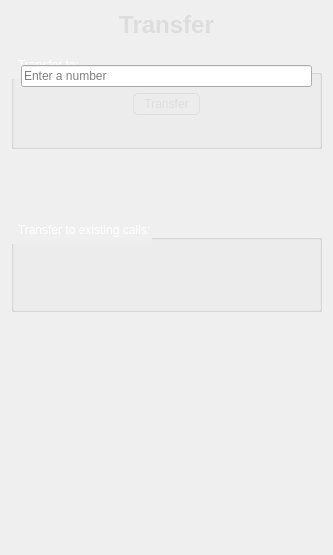
<?xml version="1.0" encoding="UTF-8"?>
<ui version="4.0">
 <class>Transfer</class>
 <widget class="QWidget" name="Transfer">
  <property name="geometry">
   <rect>
    <x>0</x>
    <y>0</y>
    <width>333</width>
    <height>555</height>
   </rect>
  </property>
  <layout class="QVBoxLayout" name="verticalLayout">
   <item>
    <widget class="QLabel" name="m_pTitleL">
     <property name="styleSheet">
      <string notr="true">color:#dddddd;</string>
     </property>
     <property name="text">
      <string>&lt;html&gt;&lt;head/&gt;&lt;body&gt;&lt;p align=&quot;center&quot;&gt;&lt;span style=&quot; font-size:xx-large; font-weight:600;&quot;&gt;Transfer&lt;/span&gt;&lt;/p&gt;&lt;/body&gt;&lt;/html&gt;</string>
     </property>
    </widget>
   </item>
   <item>
    <spacer name="verticalSpacer_2">
     <property name="orientation">
      <enum>Qt::Vertical</enum>
     </property>
     <property name="sizeType">
      <enum>QSizePolicy::Fixed</enum>
     </property>
     <property name="sizeHint" stdset="0">
      <size>
       <width>20</width>
       <height>10</height>
      </size>
     </property>
    </spacer>
   </item>
   <item>
    <widget class="QGroupBox" name="m_pTransferGB">
     <property name="minimumSize">
      <size>
       <width>0</width>
       <height>100</height>
      </size>
     </property>
     <property name="styleSheet">
      <string notr="true">QGroupBox::title { 
      font-weight:900;
      padding-left:5px;
      padding-top:3px;
      padding-bottom:7px;
      color:white;
      text-align:left;
      text-decoration:underline;
   }
   
   QGroupBox { 
      margin-bottom:40px;
      padding-top;75px;
      min-height:90px;
   }</string>
     </property>
     <property name="title">
      <string>Transfer to:</string>
     </property>
     <layout class="QGridLayout" name="gridLayout">
      <item row="1" column="0">
       <spacer name="horizontalSpacer">
        <property name="orientation">
         <enum>Qt::Horizontal</enum>
        </property>
        <property name="sizeHint" stdset="0">
         <size>
          <width>103</width>
          <height>20</height>
         </size>
        </property>
       </spacer>
      </item>
      <item row="1" column="1">
       <widget class="QPushButton" name="m_pTransferB">
        <property name="styleSheet">
         <string notr="true">QPushButton {
      border-style:solid;
      color:#dddddd;
      border-width:1px;
      border-radius:5;
      border-color:#dddddd;
      padding-top:3px;
      padding-bottom:3px;
      padding-left:10px;
      padding-right:10px;
      margin-left:10px;
      margin-right:10px;
   }
   
   QPushButton:hover {
      background-color:white;
      color:#333333;
   }</string>
        </property>
        <property name="text">
         <string>Transfer</string>
        </property>
       </widget>
      </item>
      <item row="1" column="2">
       <spacer name="horizontalSpacer_2">
        <property name="orientation">
         <enum>Qt::Horizontal</enum>
        </property>
        <property name="sizeHint" stdset="0">
         <size>
          <width>103</width>
          <height>20</height>
         </size>
        </property>
       </spacer>
      </item>
      <item row="0" column="0" colspan="3">
       <widget class="KLineEdit" name="m_pNumberLE">
        <property name="autoFillBackground">
         <bool>false</bool>
        </property>
        <property name="placeholderText">
         <string>Enter a number</string>
        </property>
        <property name="showClearButton" stdset="0">
         <bool>true</bool>
        </property>
       </widget>
      </item>
      <item row="2" column="1">
       <spacer name="verticalSpacer_4">
        <property name="orientation">
         <enum>Qt::Vertical</enum>
        </property>
        <property name="sizeType">
         <enum>QSizePolicy::Fixed</enum>
        </property>
        <property name="sizeHint" stdset="0">
         <size>
          <width>20</width>
          <height>40</height>
         </size>
        </property>
       </spacer>
      </item>
     </layout>
    </widget>
   </item>
   <item>
    <spacer name="verticalSpacer">
     <property name="orientation">
      <enum>Qt::Vertical</enum>
     </property>
     <property name="sizeType">
      <enum>QSizePolicy::Preferred</enum>
     </property>
     <property name="sizeHint" stdset="0">
      <size>
       <width>20</width>
       <height>40</height>
      </size>
     </property>
    </spacer>
   </item>
   <item>
    <widget class="QGroupBox" name="m_pAttTransferGB">
     <property name="minimumSize">
      <size>
       <width>0</width>
       <height>100</height>
      </size>
     </property>
     <property name="styleSheet">
      <string notr="true">QGroupBox::title { 
      font-weight:900;
      padding-left:5px;
      padding-top:3px;
      padding-bottom:7px;
      color:white;
      text-align:left;
      text-decoration:underline;
   }
   
   QGroupBox { 
      margin-bottom:40px;
      padding-top;75px;
      min-height:90px;
   }</string>
     </property>
     <property name="title">
      <string>Transfer to existing calls:</string>
     </property>
     <layout class="QVBoxLayout" name="verticalLayout_2"/>
    </widget>
   </item>
   <item>
    <spacer name="verticalSpacer_3">
     <property name="orientation">
      <enum>Qt::Vertical</enum>
     </property>
     <property name="sizeHint" stdset="0">
      <size>
       <width>20</width>
       <height>208</height>
      </size>
     </property>
    </spacer>
   </item>
  </layout>
 </widget>
 <customwidgets>
  <customwidget>
   <class>KLineEdit</class>
   <extends>QLineEdit</extends>
   <header>klineedit.h</header>
  </customwidget>
 </customwidgets>
 <resources/>
 <connections/>
 <slots>
  <slot>slotTransferClicked()</slot>
 </slots>
</ui>
